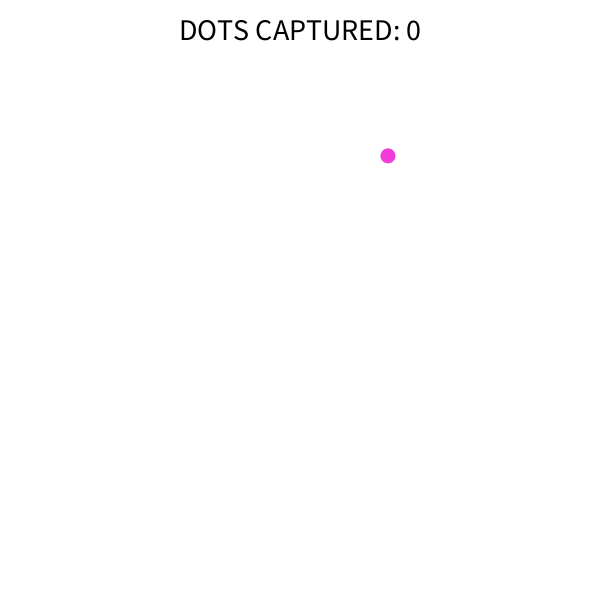
Frame 1 (no input)
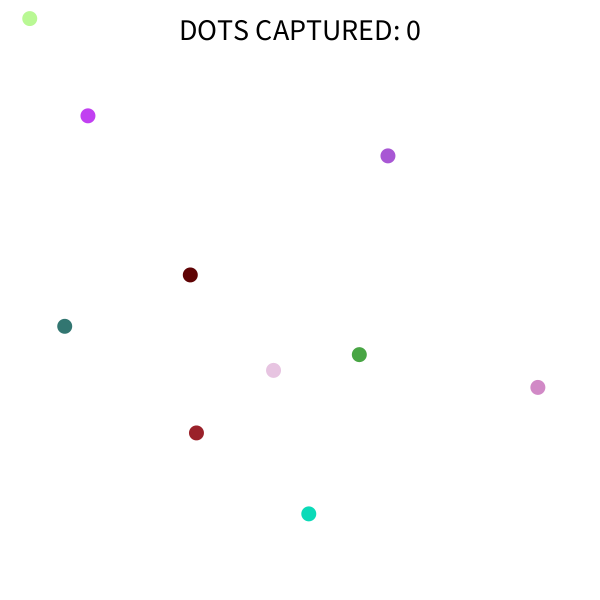
Frame 60 (the mouse pressed at the canvas centre just before this capture)
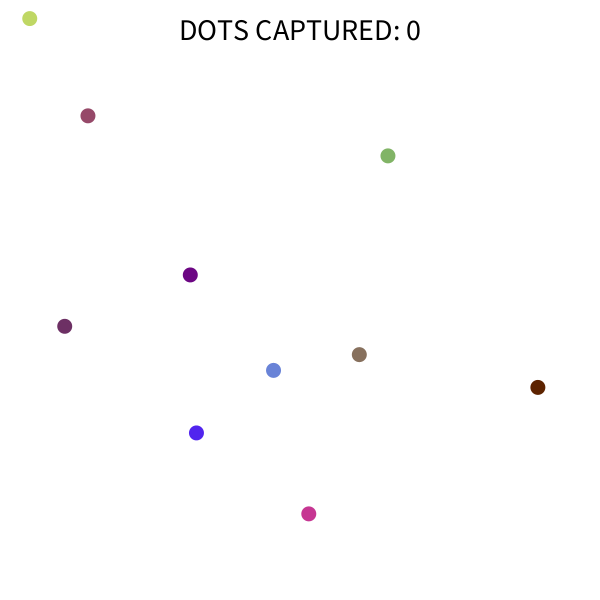
Frame 120 (the mouse held since frame 60 and released just before this capture)

The Processing sketch that drew these frames (run headless with seeded random() and noise(); from frame 60 on, the mouse is pressed at the canvas centre):

// Processing sketch: dotsArray
// ── dotsArray.pde
ArrayList<Dot> dots;

int score;

void setup(){
 size(600, 600);
background(255);
dots = new ArrayList<Dot>();
score = 0;
}

void draw(){
 background(255);
 frameRate(15);
 
  fill(0);
  textAlign(CENTER);
  textSize(30);
  
  String scoreText = "DOTS CAPTURED: " + score;
  text(scoreText, width/2, 40);
  
  //add dots to array
  
  if(dots.size() < 10){
   dots.add(new Dot(random(width), random(height))); 
  }
  
  //draw dots
  for(int i = 0; i < dots.size(); i++){
    Dot tempDot = dots.get(i);
   tempDot.display();
   tempDot.dotHit(tempDot, i);
  }
  
}

// ── Dot.pde
class Dot{
 
  float x, y;
  
  Dot(float x, float y){
    this.x = x;
    this.y = y;
  }
  
  void display(){
   pushMatrix();
   translate(x, y);
   noStroke();
   fill(random(255), random(255), random(255));
   ellipse(0, 0, 15, 15);
   popMatrix();
  }
  
  void dotHit (Dot dot, int dotIndex){ //if mouseX, mouseY hits dot.x, dot.y, score +1, make dot explode and disappear
    if(dist(mouseX, mouseY, x, y) < 7){
      dots.remove(dotIndex);
      score++;
    }
  }
  
  
  
}
